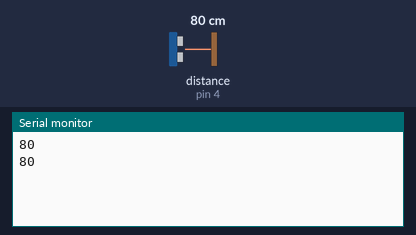
The sketch below on a simulated Arduino Uno, built with avr-gcc and run on an emulated ATmega328P. Shown: the last lines printed to the serial monitor. Wiring (inferred from the names in the program): ultrasonic range finder: trigger pin 2; echo pin 4. The inputs (shaded band) are chosen by the test bench; at power-on: distance to the obstacle (sensor on pin 4) 80 cm. The echo pulse lasts 58.3 µs per cm.

Above: at 1.8 s.
1.9 s: distance to the obstacle (sensor on pin 4) set to 2 cm
At 2.6 s:
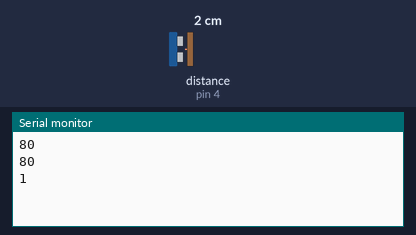
3.4 s: distance to the obstacle (sensor on pin 4) set to 4 cm
At 4.8 s:
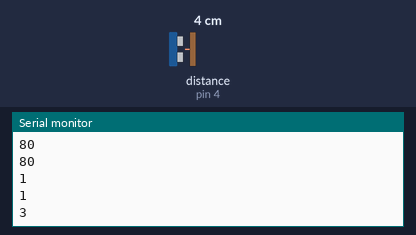
Timing chart, 0 to 6.4 s (numbered marks = the images above; inputs shaded):
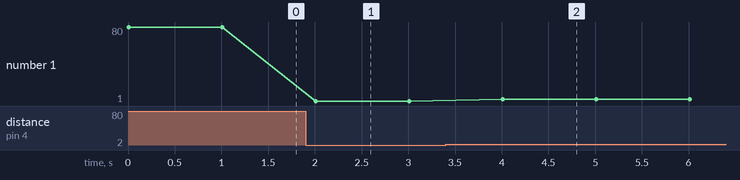

Measured:
- after the input at 1.9 s, the serial monitor: prints a new line after 0.11 s (image 1)
- after the input at 3.4 s, the serial monitor: prints a new line after 0.61 s (image 2)
- plotted number 1: 80 → 1 after the input at 1.9 s, 1 → 3 after the input at 3.4 s

The sketch:

ultrasonic_sensor_exp7.ino
```cpp
int echo=4;
int trig=2;
int timemicro;
int dist;
void setup() {
  // put your setup code here, to run once:
Serial.begin(9600);
pinMode(echo,INPUT);
pinMode(trig,OUTPUT);
}

void loop() {
  // put your main code here, to run repeatedly:
digitalWrite(trig,LOW);
delayMicroseconds(2);
digitalWrite(trig,HIGH);
delayMicroseconds(10);
digitalWrite(trig,LOW);

timemicro=pulseIn(echo,HIGH);
dist=timemicro /29 /2;
Serial.println(dist);
delay(1000);
}
```
